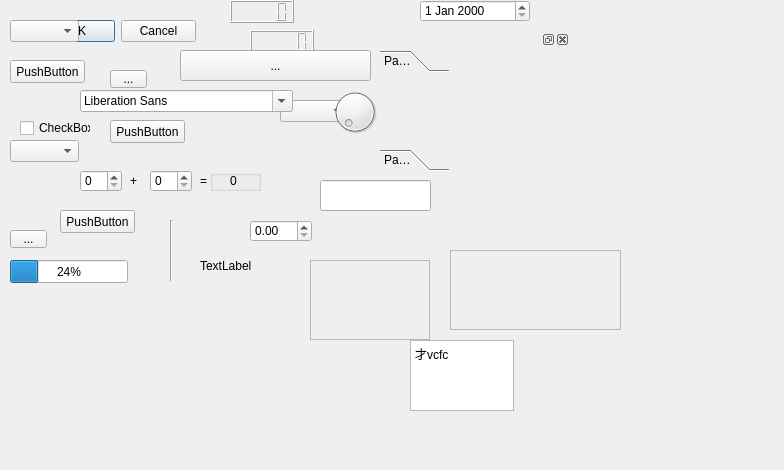
<?xml version="1.0" encoding="UTF-8"?>
<ui version="4.0">
 <class>Form</class>
 <widget class="QWidget" name="Form">
  <property name="geometry">
   <rect>
    <x>0</x>
    <y>0</y>
    <width>784</width>
    <height>470</height>
   </rect>
  </property>
  <property name="windowTitle">
   <string>Form</string>
  </property>
  <widget class="QToolButton" name="toolButton">
   <property name="geometry">
    <rect>
     <x>110</x>
     <y>70</y>
     <width>37</width>
     <height>18</height>
    </rect>
   </property>
   <property name="text">
    <string>...</string>
   </property>
  </widget>
  <widget class="QPushButton" name="pushButton">
   <property name="geometry">
    <rect>
     <x>110</x>
     <y>120</y>
     <width>75</width>
     <height>23</height>
    </rect>
   </property>
   <property name="text">
    <string>PushButton</string>
   </property>
  </widget>
  <widget class="QSpinBox" name="inputSpinBox1">
   <property name="geometry">
    <rect>
     <x>80</x>
     <y>170</y>
     <width>42</width>
     <height>22</height>
    </rect>
   </property>
  </widget>
  <widget class="QSpinBox" name="inputSpinBox2">
   <property name="geometry">
    <rect>
     <x>150</x>
     <y>170</y>
     <width>42</width>
     <height>22</height>
    </rect>
   </property>
  </widget>
  <widget class="QDoubleSpinBox" name="doubleSpinBox">
   <property name="geometry">
    <rect>
     <x>250</x>
     <y>220</y>
     <width>62</width>
     <height>22</height>
    </rect>
   </property>
  </widget>
  <widget class="QLabel" name="label">
   <property name="geometry">
    <rect>
     <x>130</x>
     <y>170</y>
     <width>16</width>
     <height>21</height>
    </rect>
   </property>
   <property name="text">
    <string>+</string>
   </property>
  </widget>
  <widget class="QLabel" name="label_2">
   <property name="geometry">
    <rect>
     <x>200</x>
     <y>170</y>
     <width>16</width>
     <height>21</height>
    </rect>
   </property>
   <property name="text">
    <string>=</string>
   </property>
  </widget>
  <widget class="QLabel" name="label_3">
   <property name="geometry">
    <rect>
     <x>230</x>
     <y>170</y>
     <width>21</width>
     <height>21</height>
    </rect>
   </property>
   <property name="text">
    <string>0</string>
   </property>
  </widget>
  <widget class="QLCDNumber" name="lcdNumber">
   <property name="geometry">
    <rect>
     <x>250</x>
     <y>30</y>
     <width>64</width>
     <height>23</height>
    </rect>
   </property>
  </widget>
  <widget class="QDialogButtonBox" name="buttonBox">
   <property name="geometry">
    <rect>
     <x>40</x>
     <y>20</y>
     <width>156</width>
     <height>23</height>
    </rect>
   </property>
   <property name="standardButtons">
    <set>QDialogButtonBox::Cancel|QDialogButtonBox::Ok</set>
   </property>
  </widget>
  <widget class="QToolButton" name="toolButton_2">
   <property name="geometry">
    <rect>
     <x>180</x>
     <y>50</y>
     <width>191</width>
     <height>31</height>
    </rect>
   </property>
   <property name="text">
    <string>...</string>
   </property>
  </widget>
  <widget class="QPushButton" name="pushButton_2">
   <property name="geometry">
    <rect>
     <x>10</x>
     <y>60</y>
     <width>75</width>
     <height>23</height>
    </rect>
   </property>
   <property name="text">
    <string>PushButton</string>
   </property>
  </widget>
  <widget class="QComboBox" name="comboBox">
   <property name="geometry">
    <rect>
     <x>280</x>
     <y>100</y>
     <width>69</width>
     <height>22</height>
    </rect>
   </property>
  </widget>
  <widget class="QCheckBox" name="checkBox">
   <property name="geometry">
    <rect>
     <x>20</x>
     <y>120</y>
     <width>71</width>
     <height>16</height>
    </rect>
   </property>
   <property name="text">
    <string>CheckBox</string>
   </property>
  </widget>
  <widget class="QToolButton" name="toolButton_3">
   <property name="geometry">
    <rect>
     <x>10</x>
     <y>230</y>
     <width>37</width>
     <height>18</height>
    </rect>
   </property>
   <property name="text">
    <string>...</string>
   </property>
  </widget>
  <widget class="QPushButton" name="pushButton_3">
   <property name="geometry">
    <rect>
     <x>60</x>
     <y>210</y>
     <width>75</width>
     <height>23</height>
    </rect>
   </property>
   <property name="text">
    <string>PushButton</string>
   </property>
  </widget>
  <widget class="Line" name="line">
   <property name="geometry">
    <rect>
     <x>170</x>
     <y>220</y>
     <width>3</width>
     <height>61</height>
    </rect>
   </property>
   <property name="orientation">
    <enum>Qt::Vertical</enum>
   </property>
  </widget>
  <widget class="QProgressBar" name="progressBar">
   <property name="geometry">
    <rect>
     <x>10</x>
     <y>260</y>
     <width>118</width>
     <height>23</height>
    </rect>
   </property>
   <property name="value">
    <number>24</number>
   </property>
  </widget>
  <widget class="QLCDNumber" name="lcdNumber_2">
   <property name="geometry">
    <rect>
     <x>230</x>
     <y>0</y>
     <width>64</width>
     <height>23</height>
    </rect>
   </property>
  </widget>
  <widget class="QLabel" name="label_4">
   <property name="geometry">
    <rect>
     <x>200</x>
     <y>260</y>
     <width>54</width>
     <height>12</height>
    </rect>
   </property>
   <property name="text">
    <string>TextLabel</string>
   </property>
  </widget>
  <widget class="QFontComboBox" name="fontComboBox">
   <property name="geometry">
    <rect>
     <x>80</x>
     <y>90</y>
     <width>213</width>
     <height>22</height>
    </rect>
   </property>
  </widget>
  <widget class="QComboBox" name="comboBox_2">
   <property name="geometry">
    <rect>
     <x>10</x>
     <y>140</y>
     <width>69</width>
     <height>22</height>
    </rect>
   </property>
   <item>
    <property name="text">
     <string/>
    </property>
   </item>
   <item>
    <property name="text">
     <string/>
    </property>
   </item>
  </widget>
  <widget class="QDial" name="dial">
   <property name="geometry">
    <rect>
     <x>330</x>
     <y>80</y>
     <width>50</width>
     <height>64</height>
    </rect>
   </property>
  </widget>
  <widget class="QComboBox" name="comboBox_3">
   <property name="geometry">
    <rect>
     <x>10</x>
     <y>20</y>
     <width>69</width>
     <height>22</height>
    </rect>
   </property>
  </widget>
  <widget class="QDateEdit" name="dateEdit">
   <property name="geometry">
    <rect>
     <x>420</x>
     <y>0</y>
     <width>110</width>
     <height>22</height>
    </rect>
   </property>
  </widget>
  <widget class="QDockWidget" name="dockWidget">
   <property name="geometry">
    <rect>
     <x>450</x>
     <y>30</y>
     <width>120</width>
     <height>80</height>
    </rect>
   </property>
   <widget class="QWidget" name="dockWidgetContents"/>
  </widget>
  <widget class="QWidget" name="widget" native="true">
   <property name="geometry">
    <rect>
     <x>620</x>
     <y>30</y>
     <width>120</width>
     <height>80</height>
    </rect>
   </property>
  </widget>
  <widget class="QFrame" name="frame">
   <property name="geometry">
    <rect>
     <x>310</x>
     <y>260</y>
     <width>120</width>
     <height>80</height>
    </rect>
   </property>
   <property name="frameShape">
    <enum>QFrame::StyledPanel</enum>
   </property>
   <property name="frameShadow">
    <enum>QFrame::Raised</enum>
   </property>
  </widget>
  <widget class="QLineEdit" name="lineEdit">
   <property name="geometry">
    <rect>
     <x>320</x>
     <y>180</y>
     <width>111</width>
     <height>31</height>
    </rect>
   </property>
  </widget>
  <widget class="QTextEdit" name="textEdit">
   <property name="geometry">
    <rect>
     <x>410</x>
     <y>340</y>
     <width>104</width>
     <height>71</height>
    </rect>
   </property>
   <property name="html">
    <string>&lt;!DOCTYPE HTML PUBLIC &quot;-//W3C//DTD HTML 4.0//EN&quot; &quot;http://www.w3.org/TR/REC-html40/strict.dtd&quot;&gt;
&lt;html&gt;&lt;head&gt;&lt;meta name=&quot;qrichtext&quot; content=&quot;1&quot; /&gt;&lt;style type=&quot;text/css&quot;&gt;
p, li { white-space: pre-wrap; }
&lt;/style&gt;&lt;/head&gt;&lt;body style=&quot; font-family:'SimSun'; font-size:9pt; font-weight:400; font-style:normal;&quot;&gt;
&lt;p style=&quot; margin-top:0px; margin-bottom:0px; margin-left:0px; margin-right:0px; -qt-block-indent:0; text-indent:0px;&quot;&gt;才vcfc &lt;/p&gt;&lt;/body&gt;&lt;/html&gt;</string>
   </property>
  </widget>
  <widget class="QToolBox" name="toolBox">
   <property name="geometry">
    <rect>
     <x>380</x>
     <y>50</y>
     <width>69</width>
     <height>121</height>
    </rect>
   </property>
   <property name="currentIndex">
    <number>0</number>
   </property>
   <widget class="QWidget" name="page">
    <property name="geometry">
     <rect>
      <x>0</x>
      <y>0</y>
      <width>69</width>
      <height>69</height>
     </rect>
    </property>
    <attribute name="label">
     <string>Page 1</string>
    </attribute>
   </widget>
   <widget class="QWidget" name="page_2">
    <property name="geometry">
     <rect>
      <x>0</x>
      <y>0</y>
      <width>69</width>
      <height>69</height>
     </rect>
    </property>
    <attribute name="label">
     <string>Page 2</string>
    </attribute>
   </widget>
  </widget>
  <widget class="QScrollArea" name="scrollArea">
   <property name="geometry">
    <rect>
     <x>450</x>
     <y>250</y>
     <width>171</width>
     <height>80</height>
    </rect>
   </property>
   <property name="widgetResizable">
    <bool>true</bool>
   </property>
   <widget class="QWidget" name="scrollAreaWidgetContents">
    <property name="geometry">
     <rect>
      <x>0</x>
      <y>0</y>
      <width>169</width>
      <height>78</height>
     </rect>
    </property>
   </widget>
  </widget>
  <widget class="QGroupBox" name="groupBox">
   <property name="geometry">
    <rect>
     <x>210</x>
     <y>170</y>
     <width>51</width>
     <height>21</height>
    </rect>
   </property>
   <property name="title">
    <string/>
   </property>
  </widget>
 </widget>
 <resources/>
 <connections/>
</ui>
